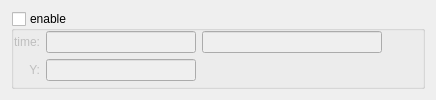
           <widget class="QWidget" name="crosshairTab">
            <attribute name="title">
             <string>crosshair</string>
            </attribute>
            <layout class="QVBoxLayout" name="verticalLayout_15">
             <item>
              <widget class="QGroupBox" name="crosshairGroup">
               <property name="enabled">
                <bool>true</bool>
               </property>
               <property name="toolTip">
                <string>enable crosshair (click in plot to drop crosshair at point)</string>
               </property>
               <property name="title">
                <string>enable</string>
               </property>
               <property name="checkable">
                <bool>true</bool>
               </property>
               <property name="checked">
                <bool>false</bool>
               </property>
               <layout class="QVBoxLayout" name="verticalLayout_13">
                <property name="leftMargin">
                 <number>0</number>
                </property>
                <property name="topMargin">
                 <number>0</number>
                </property>
                <property name="rightMargin">
                 <number>0</number>
                </property>
                <property name="bottomMargin">
                 <number>0</number>
                </property>
                <item>
                 <layout class="QFormLayout" name="formLayout_6">
                  <property name="fieldGrowthPolicy">
                   <enum>QFormLayout::AllNonFixedFieldsGrow</enum>
                  </property>
                  <property name="labelAlignment">
                   <set>Qt::AlignRight|Qt::AlignTrailing|Qt::AlignVCenter</set>
                  </property>
                  <item row="0" column="0">
                   <widget class="QLabel" name="label_10">
                    <property name="sizePolicy">
                     <sizepolicy hsizetype="Preferred" vsizetype="Preferred">
                      <horstretch>0</horstretch>
                      <verstretch>0</verstretch>
                     </sizepolicy>
                    </property>
                    <property name="minimumSize">
                     <size>
                      <width>0</width>
                      <height>0</height>
                     </size>
                    </property>
                    <property name="text">
                     <string>time:</string>
                    </property>
                    <property name="alignment">
                     <set>Qt::AlignRight|Qt::AlignTrailing|Qt::AlignVCenter</set>
                    </property>
                   </widget>
                  </item>
                  <item row="0" column="1">
                   <layout class="QHBoxLayout" name="horizontalLayout_22">
                    <item>
                     <widget class="QLineEdit" name="crosshairGPS">
                      <property name="sizePolicy">
                       <sizepolicy hsizetype="Fixed" vsizetype="Fixed">
                        <horstretch>0</horstretch>
                        <verstretch>0</verstretch>
                       </sizepolicy>
                      </property>
                      <property name="minimumSize">
                       <size>
                        <width>150</width>
                        <height>0</height>
                       </size>
                      </property>
                      <property name="toolTip">
                       <string>crosshair time GPS</string>
                      </property>
                      <property name="readOnly">
                       <bool>true</bool>
                      </property>
                     </widget>
                    </item>
                    <item>
                     <widget class="QLineEdit" name="crosshairGreg">
                      <property name="sizePolicy">
                       <sizepolicy hsizetype="Minimum" vsizetype="Fixed">
                        <horstretch>0</horstretch>
                        <verstretch>0</verstretch>
                       </sizepolicy>
                      </property>
                      <property name="minimumSize">
                       <size>
                        <width>180</width>
                        <height>0</height>
                       </size>
                      </property>
                      <property name="toolTip">
                       <string>crosshair time Gregorian</string>
                      </property>
                      <property name="readOnly">
                       <bool>true</bool>
                      </property>
                     </widget>
                    </item>
                    <item>
                     <spacer name="horizontalSpacer_15">
                      <property name="orientation">
                       <enum>Qt::Horizontal</enum>
                      </property>
                      <property name="sizeHint" stdset="0">
                       <size>
                        <width>40</width>
                        <height>20</height>
                       </size>
                      </property>
                     </spacer>
                    </item>
                   </layout>
                  </item>
                  <item row="1" column="0">
                   <widget class="QLabel" name="label_11">
                    <property name="sizePolicy">
                     <sizepolicy hsizetype="Preferred" vsizetype="Preferred">
                      <horstretch>0</horstretch>
                      <verstretch>0</verstretch>
                     </sizepolicy>
                    </property>
                    <property name="minimumSize">
                     <size>
                      <width>0</width>
                      <height>0</height>
                     </size>
                    </property>
                    <property name="text">
                     <string>Y:</string>
                    </property>
                    <property name="alignment">
                     <set>Qt::AlignRight|Qt::AlignTrailing|Qt::AlignVCenter</set>
                    </property>
                   </widget>
                  </item>
                  <item row="1" column="1">
                   <layout class="QHBoxLayout" name="horizontalLayout_23">
                    <item>
                     <widget class="QLineEdit" name="crosshairYValue">
                      <property name="sizePolicy">
                       <sizepolicy hsizetype="Fixed" vsizetype="Fixed">
                        <horstretch>0</horstretch>
                        <verstretch>0</verstretch>
                       </sizepolicy>
                      </property>
                      <property name="minimumSize">
                       <size>
                        <width>150</width>
                        <height>0</height>
                       </size>
                      </property>
                      <property name="toolTip">
                       <string>crosshair Y value</string>
                      </property>
                      <property name="readOnly">
                       <bool>true</bool>
                      </property>
                     </widget>
                    </item>
                    <item>
                     <spacer name="horizontalSpacer_16">
                      <property name="orientation">
                       <enum>Qt::Horizontal</enum>
                      </property>
                      <property name="sizeHint" stdset="0">
                       <size>
                        <width>40</width>
                        <height>20</height>
                       </size>
                      </property>
                     </spacer>
                    </item>
                   </layout>
                  </item>
                 </layout>
                </item>
               </layout>
              </widget>
             </item>
            </layout>
           </widget>
